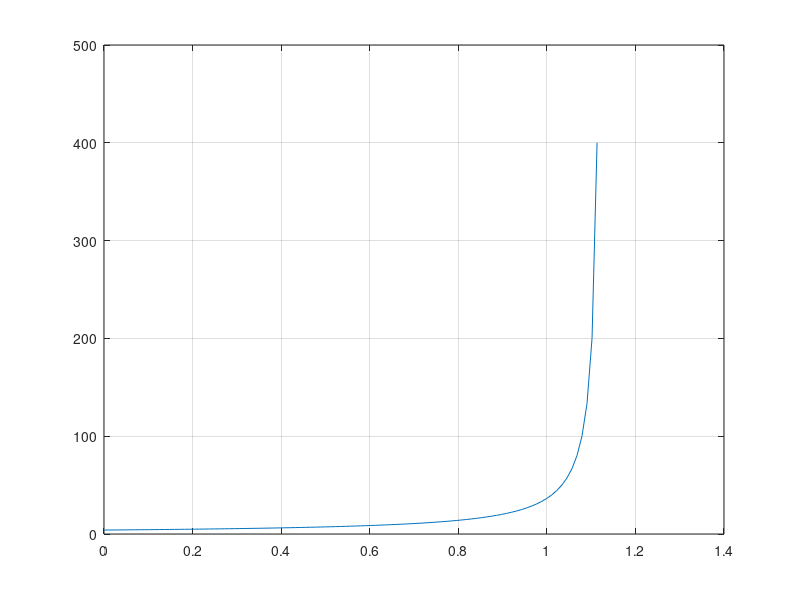

Here is the MATLAB script that generated this plot:
clear;
close all;

R = 4;
pe = 1 - 0.9^5;
pd = pe ^ R;

lamda_max = 2 * (1 - pe + pd);

lamda = linspace(0, lamda_max);

l0 = lamda * (1-pe-pd)/(1-pe+pd);

T = 5 ./ (2*(1-pe + pd) - lamda);

plot(l0, T)
grid